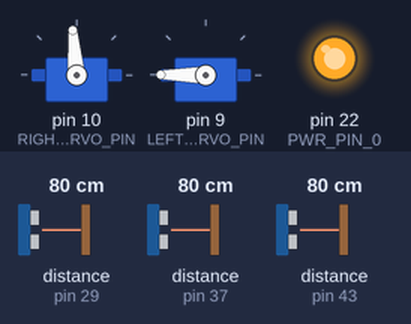
A sketch run on a simulated Arduino Mega 2560, built with avr-gcc and run on an emulated ATmega2560. On the bench: 2 × servo, output pins drawn as LEDs (lit = HIGH). The test bench sets the inputs (shaded band); at power-on: distance to the obstacle (sensors on pin 29, pin 37, pin 43) 80 cm. The echo pulse lasts 58.3 µs per cm; what the sketch prints to the serial monitor is not drawn.

Above: at 0.2 s.
Timing chart, 0 to 1.7 s (numbered marks = the images above):
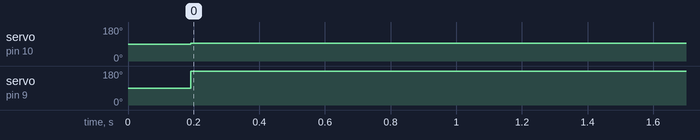

Measured:
- by itself, servo on pin 10 (RIGHT_SERVO_PIN): 90° → 95° at 0.19 s
- by itself, servo on pin 9 (LEFT_SERVO_PIN): 90° → 180° at 0.19 s

The sketch:

robro-2.0.ino
```cpp
#include <Ultrasonic.h>
#include <Servo.h>

#define RIGHT_SERVO_PIN 10
#define LEFT_SERVO_PIN 9

#define RIGHT_SERVO_STOP 95
#define LEFT_SERVO_STOP 93

#define FRONT_SENSOR_TRIG_PIN 42
#define FRONT_SENSOR_ECHO_PIN 43

#define FRONT_LEFT_SENSOR_TRIG_PIN 36
#define FRONT_LEFT_SENSOR_ECHO_PIN 37

#define PWR_PIN_0 22
#define GND_PIN_0 52

#define BACK_LEFT_SENSOR_TRIG_PIN 28
#define BACK_LEFT_SENSOR_ECHO_PIN 29

#define FOLLOWING_DISTANCE 10
#define FOLLOWING_TOLLERANCE 5

struct distance {
  long frontSide;
  long backSide;
  long front;
};

Ultrasonic front_ultrasonic(FRONT_SENSOR_TRIG_PIN,FRONT_SENSOR_ECHO_PIN);
Ultrasonic front_side_ultrasonic(FRONT_LEFT_SENSOR_TRIG_PIN, FRONT_LEFT_SENSOR_ECHO_PIN);
Ultrasonic back_side_ultrasonic(BACK_LEFT_SENSOR_TRIG_PIN, BACK_LEFT_SENSOR_ECHO_PIN);

Servo rightServo, leftServo;

void stopServos() {
  Serial.println("Stopping");
  rightServo.write(RIGHT_SERVO_STOP);
  leftServo.write(LEFT_SERVO_STOP);
}

void backwards() {
  Serial.println("Moving backwards");
  rightServo.write(180);
  leftServo.write(0);
}

void forward() {
  Serial.println("Moving forward");
  rightServo.write(0);
  leftServo.write(180);
}

void setup() {
  Serial.begin(9600);
  rightServo.attach(RIGHT_SERVO_PIN);
  leftServo.attach(LEFT_SERVO_PIN);

  pinMode(PWR_PIN_0, OUTPUT);
  digitalWrite(PWR_PIN_0, HIGH);

  pinMode(GND_PIN_0, OUTPUT);
  digitalWrite(GND_PIN_0, LOW);
}

void printDistance(distance d) {
  Serial.print("Front: ");
  Serial.print(d.front);
  Serial.print(" FrontSide: ");
  Serial.print(d.frontSide);
  Serial.print(" BackSide: ");
  Serial.println(d.backSide);
}

distance calcDistance() {

  distance calcD;

  long frontSideMicroSec = front_side_ultrasonic.timing();
  calcD.frontSide = front_side_ultrasonic.CalcDistance(frontSideMicroSec, Ultrasonic::CM);
  delay(2);
  long backSideMicroSec = back_side_ultrasonic.timing();
  calcD.backSide = back_side_ultrasonic.CalcDistance(backSideMicroSec, Ultrasonic::CM);
  delay(2);
  long frontMicroSec = front_ultrasonic.timing();
  calcD.front = front_ultrasonic.CalcDistance(frontMicroSec, Ultrasonic::CM);
  printDistance(calcD);
  return calcD;
}

void handleOutsideCorner() {
  Serial.println("Hit outside corner");
  // Initiate the left turn
  float right = 0;
  float left = LEFT_SERVO_STOP + 1;
  leftServo.write(left);
  rightServo.write(right);
  delay(900);
  left = LEFT_SERVO_STOP + 2;
  leftServo.write(left);
  delay(700);
  forward();
  delay(2300);
}

void handleInsideCorner(distance d) {
  Serial.println("Hit inside corner");


  // Initiate the right turn
  float left = 180;
  float right = RIGHT_SERVO_STOP;

  leftServo.write(left);
  rightServo.write(right);
  delay(700);

  do{
    d = calcDistance();
    leftServo.write(left);
    rightServo.write(right);
  } while(abs(d.frontSide-d.backSide)>2);

}

void loop() {
  distance d = calcDistance();
  int rep = 0;
  for (int i=0; i<5; i++) {
    d = calcDistance();
    if (d.front < (4 * FOLLOWING_DISTANCE)) {
      rep++;
    }
  }

  // Follow wall
  if (rep >= 5) {
    handleInsideCorner(d);
  } else if (d.frontSide > 7 * (d.backSide)) {
    handleOutsideCorner();
  } else {
    float diff = 1.0 * d.frontSide - d.backSide;
    const int desiredDiff = 2;
    if (diff < -desiredDiff) {
        rightServo.write(RIGHT_SERVO_STOP - 2);
        leftServo.write(LEFT_SERVO_STOP + 10);

    } else if ( diff > desiredDiff) {
      rightServo.write(RIGHT_SERVO_STOP - 10);
      leftServo.write(LEFT_SERVO_STOP + 2);


    } else {
      forward();
    }

  }
  delay(10);
}
```
